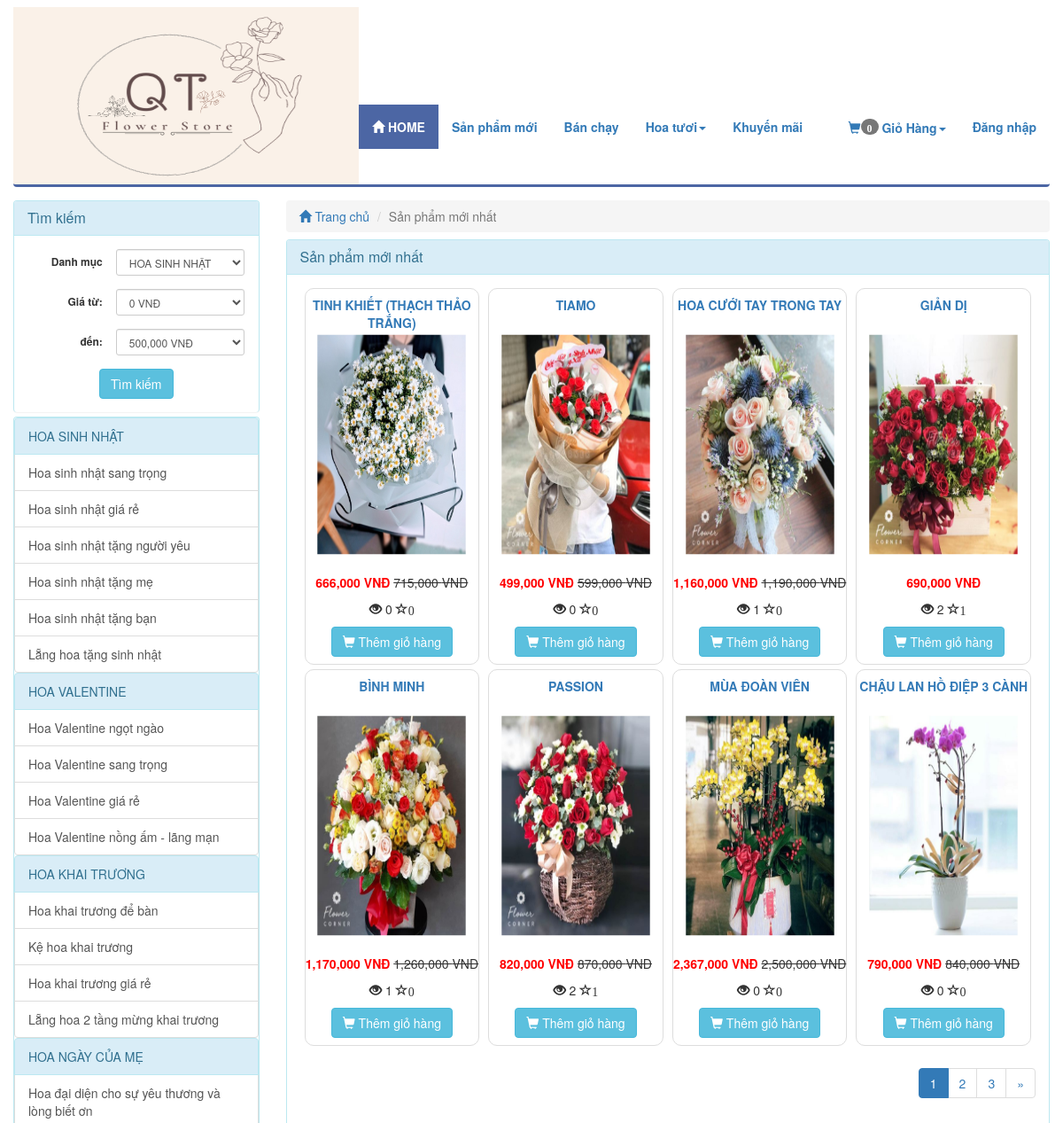
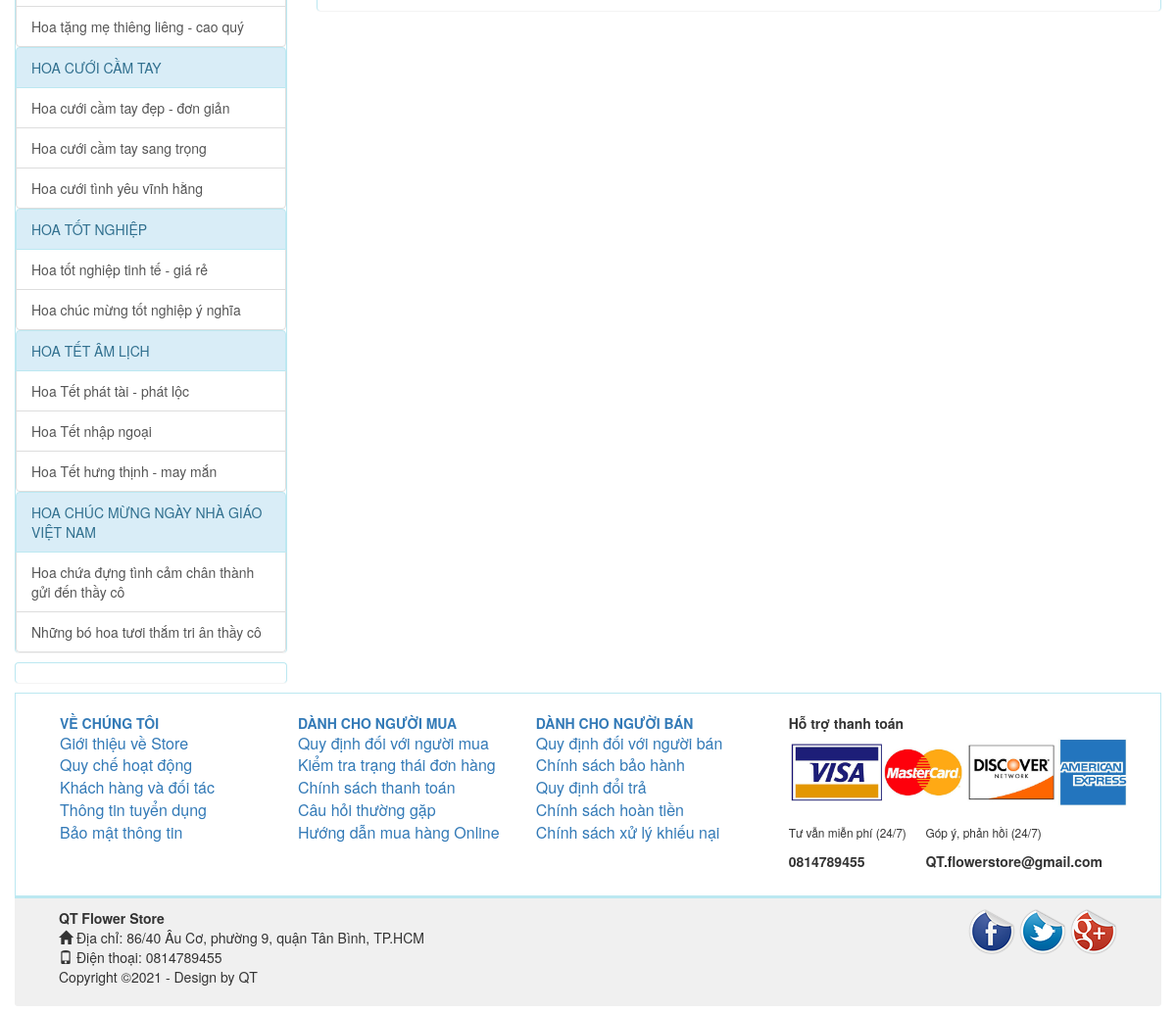
The app's page /index.php/product/news with its own data (2 pictures, top to bottom).
### tables this page shows
CREATE TABLE `catalog` (
  `id` int(11) NOT NULL,
  `name` varchar(100) NOT NULL,
  `description` varchar(255) DEFAULT NULL,
  `parent_id` int(11) NOT NULL,
  `sort_order` tinyint(4) NOT NULL,
  `created` datetime NOT NULL
);

CREATE TABLE `product` (
  `id` int(255) NOT NULL,
  `catalog_id` int(11) NOT NULL,
  `name` varchar(255) NOT NULL,
  `content` text NOT NULL,
  `price` decimal(15,2) NOT NULL DEFAULT 0.00,
  `discount` int(11) DEFAULT 0,
  `image_link` varchar(100) NOT NULL,
  `image_list` text NOT NULL,
  `view` int(11) NOT NULL DEFAULT 0,
  `buyed` int(255) NOT NULL,
  `rate_total` int(255) NOT NULL DEFAULT 4,
  `rate_count` int(255) NOT NULL DEFAULT 1,
  `created` int(11) NOT NULL
);

### application/controllers/Product.php (called while the page is built, shortened)
<?php
class Product extends MY_Controller {
	public function __construct()
	{
		parent::__construct();
		$this->load->model('product_model');
		$this->load->model('catalog_model');
	}
	public function news()
	{
		$input = array();
		$input['order'] = array('id','DESC');
		$this->load->library('pagination');
		$base_url = base_url('product/news');
		$total =20;
		$per = 8;
		$uri = 3;
		$config = pagination($base_url,$total,$per,$uri);
		$segment = $this->uri->segment(3);
		$segment = intval($segment);
		$input['limit'] = array($config['per_page'],$segment);
		$product_list = $this->product_model->get_list($input);
		$this->data['product_list'] = $product_list;
		$this->data['temp']='site/product/new';
		$this->load->view('site/layoutsub',$this->data);
	}
}

### index.php (called while the page is built, shortened)
<?php
require_once BASEPATH.'core/CodeIgniter.php';

### application/core/MY_Controller.php (called while the page is built, shortened)
<?php
class MY_Controller extends CI_Controller {
	function __construct()
	{
		$controller = $this->uri->segment(1);
		switch ($controller) {
			default:
				$input = array();
				$input['where'] = array('parent_id' => '1');
				$input['order'] = array('sort_order', 'ASC');
				$catalog = $this->catalog_model->get_list($input);
				foreach ($catalog as $value) {
					$input= array();
					$input['where'] = array('parent_id' => $value->id);
					$input['order'] = array('sort_order', 'ASC');
					$sub = $this->catalog_model->get_list($input);
					$value->sub=$sub;
				}
				break;
		}
	}
}

### application/core/MY_Model.php (called while the page is built, shortened)
<?php if ( ! defined('BASEPATH')) exit('No direct script access allowed');
class MY_Model extends CI_Model {
    var $table = '';
    var $key = 'id';
    var $order = '';
    function get_list($input = array())
    {
        $query = $this->db->get($this->table);
        return $query->result();
    }
    protected function get_list_set_input($input = array())
    {
        if ((isset($input['where'])) && $input['where'])
        {
            $this->db->where($input['where']);
        }
        if (isset($input['order'][0]) && isset($input['order'][1]))
        {
            $this->db->order_by($input['order'][0], $input['order'][1]);
        }
        else
        {
            $order = ($this->order == '') ? array($this->table.'.'.$this->key, 'desc') : $this->order;
            $this->db->order_by($order[0], $order[1]);
        }
        if (isset($input['limit'][0]) && isset($input['limit'][1]))
        {
            $this->db->limit($input['limit'][0], $input['limit'][1]);
        }
    }
}
?>

### application/views/site/product/new.php (the view)
<div class="col-xs-12 col-sm-9 col-md-9 col-lg-9 clearpaddingr">
	<div class="col-xs-12 col-sm-12 col-md-12 col-lg-12 clearpadding">
		<ol class="breadcrumb">
		  <li><a href="<?php echo base_url(); ?>"><span class="glyphicon glyphicon-home" aria-hidden="true"></span> Trang chủ</a></li>
		  <li class="active">Sản phẩm mới nhất</li>
		</ol>
		<div class="panel panel-info">
		  <div class="panel-heading">
		    <h3 class="panel-title">Sản phẩm mới nhất</h3>
		  </div>
		  <div class="panel-body">
		  	<div class="col-xs-12 col-sm-12 col-md-12 col-lg-12 clearpadding">
		  		<?php foreach ($product_list as $value) {
		  			$name = covert_vi_to_en($value->name);
	  				$name = strtolower($name);
	  				 ?>
					<div class="col-xs-12 col-sm-6 col-md-3 col-lg-3 re-padding">
			  			<div class="product_item">
			  				<p class="product_name" ><a href="<?php echo base_url($name.'-p'.$value->id); ?>" ><?php echo $value->name; ?></a></p>
			  				<div class="product-image">
			  					<a href="<?php echo base_url($name.'-p'.$value->id); ?>"><img src="<?php echo base_url(); ?>upload/product/<?php echo $value->image_link; ?>" alt="" class=""></a>
			  				</div>
			  				<?php if ($value->discount>0) {
			  					$new_price = $value->price - $value->discount; ?>
			  					<p><span class='price text-right'><?php echo number_format($new_price); ?> VNĐ</span> <del class="product-discount"><?php echo number_format($value->price); ?> VNĐ</del></p>
			  				<?php }else{ ?>
								<p><span class='price text-right'><?php echo number_format($value->price); ?> VNĐ</span></p>
			  				<?php	} ?>
							<p><span class="glyphicon glyphicon-eye-open" aria-hidden="true" title="Số lượt xem"></span> <?php echo $value->view; ?> <span class="glyphicon glyphicon-star-empty" aria-hidden="true" title="Số lượng đặt mua"><?php echo $value->buyed; ?></p>
							<a href="<?php echo base_url('cart/add/'.$value->id); ?>"><button class='btn btn-info'><span class="glyphicon glyphicon-shopping-cart" aria-hidden="true"></span> Thêm giỏ hàng</button></a>
			  			</div>
					</div>
				<?php } ?>
		  	</div>
			 <?php echo $this->pagination->create_links(); ?>
		  </div>
		</div>
	</div>
</div>

### application/views/site/sidebar.php (shortened to what this page needs)
<?php
	$catalog_id = isset($catalog_id)?$catalog_id:NULL;
	$price_from = isset($price_from)?$price_from:NULL;
	$price_to = isset($price_to)?$price_to:NULL;
 ?>
<div class="col-xs-12 col-sm-3 col-md-3 col-lg-3 clearpaddingl">
	<div class="panel panel-info" style="margin-bottom: 5px;">
		<div class="panel-heading">
		    <h3 class="panel-title">Tìm kiếm</h3>
		</div>
	    <div class="panel-body">
	  	    <form class="form-horizontal text-center" method="post" action="<?php echo base_url('product/search'); ?>">
				<div class="form-group form-group-sm">
					<label class="col-sm-5 clearpaddingl control-label" for="formGroupInputSmall">Danh mục</label>
					<div class="col-sm-7" style="padding-left: 0px">
				    	<select class="form-control" name="catalog_id">
				    		<?php foreach ($catalog as $value) { ?>
							  	<option value="<?php echo $value->id; ?>" style='font-weight: bold' <?php if($value->id==$catalog_id) echo 'selected'; ?>><?php echo $value->name; ?></option>
								 </div>
							  	<?php } ?>
				<div class="form-group form-group-sm">
					<label class="col-sm-5 control-label" for="formGroupInputSmall">Giá từ:</label>
					<div class="col-sm-7" style="padding-left: 0px">
				    	<select class="form-control" name="price_from">
				    	<?php for ($i=0; $i < 3300000; $i = $i + 300000) { ?>
				    		<option value="<?php echo $i ?>" <?php if($i==$price_from) echo 'selected'; ?>><?php echo number_format($i); ?> VNĐ</option>
				    	<?php } ?>
						</select>
				    </div>
				</div>
				<div class="form-group form-group-sm">
					<label class="col-sm-5 control-label" for="formGroupInputSmall">đến:</label>
					<div class="col-sm-7" style="padding-left: 0px">
				    	<select class="form-control" name="price_to">
				    	<?php for ($i=500000; $i < 5300000; $i = $i + 300000) { ?>
				    		<option value="<?php echo $i ?>" <?php if($i==$price_to) echo 'selected'; ?>><?php echo number_format($i); ?> VNĐ</option>
				    	<?php } ?>
						</select>
				    </div>
				</div>
				<button class="btn btn-info" type="submit" name='submit'>Tìm kiếm</button>
	<div class="panel panel-info">
	  <div class="panel-body" style="padding:0px">
	  	<div class="list-group">
	  	<?php foreach ($catalog as $value)
	  	{
	  		$name = covert_vi_to_en($value->name);
	  		$name = strtolower($name);
	  	?>
	  	<div class="list-group">
	  		<a href="<?php echo base_url($name.'-c'.$value->id); ?>" class="list-group-item active">
		    <?php echo $value->name; ?>
		  	</a>
		  <?php foreach ($value->sub as $val) {
		  	$namesub = covert_vi_to_en($val->name);
	  		$namesub = strtolower($namesub);
	  		?>
		  	<a href="<?php echo base_url($namesub.'-c'.$val->id); ?>" class="list-group-item"><?php echo $val->name; ?></a>
		  <?php } ?>
		 </div>
	  	<?php } ?>
	    </div>
	  </div>
	</div>
	<div class="panel panel-info" style="margin-top:10px;margin-bottom:10px;">
	  <div class="panel-body" style="padding:0px;">
	  </div>
	</div>

### public/site/css/style.css (style rules this page uses)
.clearpadding { padding-left: 0px; padding-right: 0px; }
.clearpaddingl { padding-left: 0px; }
.clearpaddingr { padding-right: 0px; }
.re-padding { padding-right: 5px; padding-left: 5px; }
.panel { margin-bottom: 0px; border-bottom:none; }
.product_item { border: 1px solid #DDDDDD; border-radius: 10px; text-align: center; padding-top: 8px; padding-bottom: 8px; margin-bottom: 5px; }
.product_name { max-height: 20px; text-transform: uppercase; font-size: 14px; color: #337ab7; font-weight: bold; }
.price { color: red; font-weight: bold; }
.product-image { margin-top:8px; margin-bottom:8px; }
.product-image img { width: 95%; height: 275px; -webkit-transform:scale(0.9); -moz-transform:scale(0.9); -o-transform:scale(0.9); transition: all .4s ease; -webkit-transition: all .4s ease; -moz-transition: all .4s ease; -o-transition: all .4s ease; }
.breadcrumb { margin-bottom: 8px; }
.list-group { margin-bottom: 0px; }
.list-group-item.active, .list-group-item.active:hover, .list-group-item.active:focus { color: #31708f; background-color: #d9edf7; border-color: #bce8f1; }

### records on screen
catalog: name "HOA SINH NHẬT"
catalog: name "Hoa sinh nhật sang trọng"
catalog: name "Hoa sinh nhật giá rẻ"
catalog: name "Hoa sinh nhật tặng người yêu"
catalog: name "Hoa sinh nhật tặng mẹ"
catalog: name "Hoa sinh nhật tặng bạn"
catalog: name "Lẵng hoa tặng sinh nhật"
catalog: name "HOA VALENTINE"
catalog: name "Hoa Valentine ngọt ngào"
catalog: name "Hoa Valentine sang trọng"
catalog: name "Hoa Valentine giá rẻ"
catalog: name "Hoa Valentine nồng ấm - lãng mạn"
catalog: name "HOA KHAI TRƯƠNG"
catalog: name "Hoa khai trương để bàn"
catalog: name "Kệ hoa khai trương"
catalog: name "Hoa khai trương giá rẻ"
catalog: name "Lẵng hoa 2 tầng mừng khai trương"
catalog: name "HOA NGÀY CỦA MẸ"
catalog: name "Hoa đại diện cho sự yêu thương và lòng biết ơn"
catalog: name "Hoa tặng mẹ thiêng liêng - cao quý"
catalog: name "HOA CƯỚI CẦM TAY"
catalog: name "Hoa cưới cầm tay đẹp - đơn giản"
catalog: name "Hoa cưới cầm tay sang trọng"
catalog: name "Hoa cưới tình yêu vĩnh hằng"
catalog: name "HOA TỐT NGHIỆP"
catalog: name "Hoa tốt nghiệp tinh tế - giá rẻ"
catalog: name "Hoa chúc mừng tốt nghiệp ý nghĩa"
catalog: name "HOA TẾT ÂM LỊCH"
catalog: name "Hoa Tết phát tài - phát lộc"
catalog: name "Hoa Tết nhập ngoại"
catalog: name "Hoa Tết hưng thịnh - may mắn"
catalog: name "HOA CHÚC MỪNG NGÀY NHÀ GIÁO VIỆT NAM"
catalog: name "Hoa chứa đựng tình cảm chân thành gửi đến thầy cô"
catalog: name "Những bó hoa tươi thắm tri ân thầy cô"
product: name "TINH KHIẾT (THẠCH THẢO TRẮNG)", image_link (picture), new_price "666,000", price "715,000", view "0", buyed "0"
product: name "TIAMO", image_link (picture), new_price "499,000", price "599,000", view "0", buyed "0"
product: name "HOA CƯỚI TAY TRONG TAY", image_link (picture), new_price "1,160,000", price "1,190,000", view "1", buyed "0"
product: name "GIẢN DỊ", image_link (picture), price "690,000", view "2", buyed "1"
product: name "BÌNH MINH", image_link (picture), new_price "1,170,000", price "1,260,000", view "1", buyed "0"
product: name "PASSION", image_link (picture), new_price "820,000", price "870,000", view "2", buyed "1"
product: name "MÙA ĐOÀN VIÊN", image_link (picture), new_price "2,367,000", price "2,500,000", view "0", buyed "0"
product: name "CHẬU LAN HỒ ĐIỆP 3 CÀNH", image_link (picture), new_price "790,000", price "840,000", view "0", buyed "0"

### other values on screen
$total_items "0"
$this->pagination->create_links() "1 2 3 »"
form field catalog_id "HOA SINH NHẬT"
form field price_from "0 VNĐ"
form field price_to "500,000 VNĐ"
